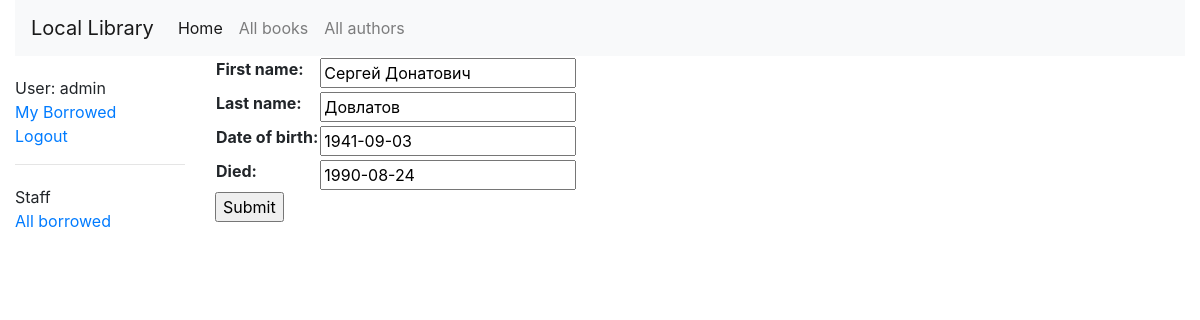
Screenshot of /catalog/author/1/update/ (signed in) with the database file from the repository.
### catalog/models.py (models this page shows, shortened)
class Author(models.Model):
    first_name = models.CharField(max_length=100)
    last_name = models.CharField(max_length=100)
    date_of_birth = models.DateField(null=True, blank=True)
    date_of_death = models.DateField('died', null=True, blank=True)
    class Meta:
        ordering = ['last_name', 'first_name']

### catalog/views.py (the view)
# urls.py: path('author/<int:pk>/update/', views.AuthorUpdate.as_view(), name='author_update'),
class AuthorUpdate(PermissionRequiredMixin, UpdateView):
    model = Author
    fields = ['first_name', 'last_name', 'date_of_birth', 'date_of_death']
    permission_required = 'catalog.can_mark_returned'

### catalog/templates/catalog/author_form.html (shortened to what this page needs)
{% extends "base_generic.html" %}
{% block content %}
<form action="" method="post">
    <table>
    {{ form.as_table }}
    </table>
    <input type="submit" value="Submit" />
</form>
{% endblock %}

### catalog/templates/base_generic.html (shortened to what this page needs)
<!DOCTYPE html>
<html lang="en">
<head>
  <link rel="stylesheet" href="https://stackpath.bootstrapcdn.com/bootstrap/4.1.3/css/bootstrap.min.css">
  {% load static %}
  <link rel="stylesheet" href="{% static 'css/styles.css' %}">
</head>
<body>
<div class="container-fluid">
<nav class="navbar navbar-expand-lg navbar-light bg-light">
  <a class="navbar-brand" href="#" href="{% url 'index' %}">Local Library</a>
  <div class="collapse navbar-collapse" id="navbarNav">
    <ul class="navbar-nav">
      <li class="nav-item active">
        <a href="{% url 'index' %}" class="nav-link" href="#">Home <span class="sr-only">(current)</span></a>
      </li>
      <li class="nav-item">
        <a href="{% url 'books' %}" class="nav-link" href="#">All books</a>
      </li>
      <li class="nav-item">
        <a href="{% url 'authors' %}" class="nav-link" href="#">All authors</a>
    </ul>
  </div>
</nav>
<div class="row">
  <div class="col-sm-2">
  {% block sidebar %}
  <ul class="sidebar-nav">
   {% if user.is_authenticated %}
     <li>User: {{ user.get_username }}</li>
     <li><a href="{% url 'my-borrowed' %}">My Borrowed</a></li>
     <li><a href="{% url 'logout'%}?next={{request.path}}">Logout</a></li>
   {% else %}
     <li><a href="{% url 'login'%}?next={{request.path}}">Login</a></li>
   {% endif %}
  </ul>
   {% if user.is_staff %}
   <hr />
   <ul class="sidebar-nav">
   <li>Staff</li>
   {% if perms.catalog.can_mark_returned %}
   <li><a href="{% url 'all-borrowed' %}">All borrowed</a></li>
   {% endif %}
   </ul>
    {% endif %}
{% endblock %}
  </div>
  <div class="col-sm-10 ">
  {% block content %}{% endblock %}
  </div>
</div>
</div>
</body>
</html>

### catalog/static/css/styles.css (style rules this page uses)
.sidebar-nav { margin-top: 20px; padding: 0; list-style: none; }

### rows the page displays
Author: first_name "Сергей Донатович", last_name "Довлатов", date_of_birth "1941-09-03", date_of_death "1990-08-24"

### other values shown
{{ user.get_username }} "admin"
